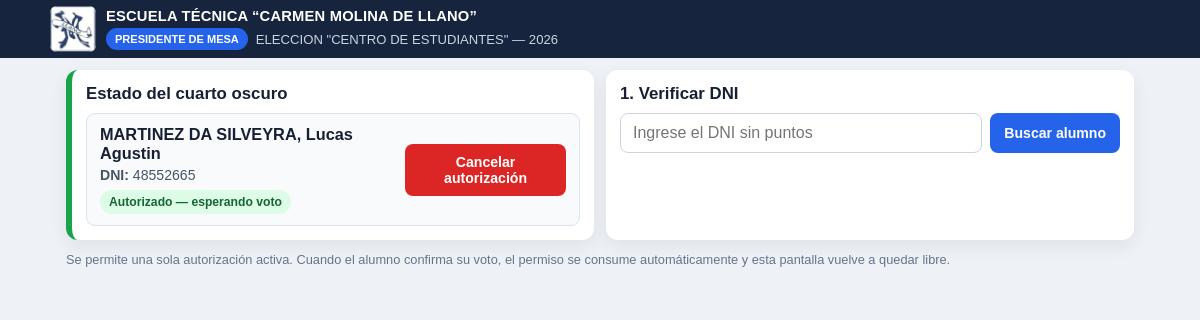
Page /presidente_mesa.php on the committed database.
### tables this page shows
CREATE TABLE `instancia_electoral` (
  `id_instancia` int(11) NOT NULL,
  `anio` int(11) NOT NULL,
  `descripcion` varchar(100) NOT NULL,
  `activa` tinyint(1) DEFAULT 0
);

CREATE TABLE `padron_electoral` (
  `id_padron` int(11) NOT NULL,
  `id_instancia` int(11) NOT NULL,
  `id_alumno` int(11) NOT NULL,
  `estado_voto` tinyint(1) NOT NULL DEFAULT 0,
  `autorizado` tinyint(1) NOT NULL DEFAULT 0,
  `fecha_hora_autorizacion` datetime DEFAULT NULL,
  `fecha_hora_voto` datetime DEFAULT NULL
);

CREATE TABLE `alumnos` (
  `id_alumno` int(11) NOT NULL,
  `dni` varchar(15) NOT NULL,
  `curso` int(11) NOT NULL,
  `division` int(11) NOT NULL,
  `apellido` varchar(50) NOT NULL,
  `nombre` varchar(50) NOT NULL
);

### presidente_mesa.php (the view, shortened to what this page needs)
<?php
$host = 'localhost';
$user = 'root';
$pass = '';
$db   = 'sistemavoto';
try {
    $conexion = new mysqli($host, $user, $pass, $db);
    $conexion->set_charset('utf8mb4');
} catch (Throwable $e) {
    http_response_code(500);
    exit('No se pudo conectar con la base de datos.');
}
function obtenerLogoEscuela()
{
    $extensionesPermitidas = ['png', 'jpg', 'jpeg', 'webp', 'gif', 'svg'];
    $archivos = glob(__DIR__ . '/imagen/logollano.*') ?: [];
    foreach ($archivos as $archivo) {
        $extension = strtolower(pathinfo($archivo, PATHINFO_EXTENSION));
        if (in_array($extension, $extensionesPermitidas, true)) {
            return 'imagen/' . rawurlencode(basename($archivo));
        }
    }
    return null;
}
function obtenerInstanciaActiva($conexion)
{
    $resultado = $conexion->query(
        "SELECT id_instancia, descripcion, anio
         FROM instancia_electoral
         WHERE activa = 1
         ORDER BY id_instancia DESC
         LIMIT 1"
    );
    return $resultado->fetch_assoc() ?: null;
}
function obtenerAutorizadoActual($conexion, $idInstancia)
{
    $stmt = $conexion->prepare(
        "SELECT p.id_padron,
                p.fecha_hora_autorizacion,
                a.dni,
                a.nombre,
                a.apellido,
                a.curso,
                a.division
         FROM padron_electoral p
         INNER JOIN alumnos a ON a.id_alumno = p.id_alumno
         WHERE p.id_instancia = ?
           AND p.autorizado = 1
           AND p.estado_voto = 0
         ORDER BY p.fecha_hora_autorizacion DESC, p.id_padron DESC
         LIMIT 1"
    );
    $stmt->bind_param('i', $idInstancia);
    $stmt->execute();
    $autorizado = $stmt->get_result()->fetch_assoc() ?: null;
    return $autorizado;
}
$logoEscuela = obtenerLogoEscuela();
$instanciaActiva = obtenerInstanciaActiva($conexion);
$dniIngresado = '';
$autorizadoActual = $instanciaActiva
    ? obtenerAutorizadoActual($conexion, (int) $instanciaActiva['id_instancia'])
    : null;
?>
<!DOCTYPE html>
<html lang="es">
<head>
</head>
<body>
<header>
    <div class="encabezado">
        <?php if ($logoEscuela): ?>
            <img class="logo-escuela" src="<?= htmlspecialchars($logoEscuela) ?>" alt="Logo de la escuela">
        <?php else: ?>
            <div class="logo-escuela-vacio">LOGO<br>ESCUELA</div>
        <?php endif; ?>
        <div class="datos-encabezado">
            <div class="nombre-escuela">ESCUELA TÉCNICA “CARMEN MOLINA DE LLANO”</div>
            <div class="linea-eleccion">
                <span class="insignia">Presidente de mesa</span>
                <p>
                    <?php if ($instanciaActiva): ?>
                        <?= htmlspecialchars($instanciaActiva['descripcion']) ?> — <?= (int) $instanciaActiva['anio'] ?>
                    <?php else: ?>
                        Sin elección activa
                    <?php endif; ?>
                </p>
            </div>
        </div>
    </div>
</header>
<main>
    <section class="tarjeta <?= $autorizadoActual ? 'actual' : 'sin-activo' ?>">
        <h2>Estado del cuarto oscuro</h2>
        <?php if ($autorizadoActual): ?>
            <div class="ficha">
                <div>
                    <h3><?= htmlspecialchars($autorizadoActual['apellido'] . ', ' . $autorizadoActual['nombre']) ?></h3>
                    <p><strong>DNI:</strong> <?= htmlspecialchars($autorizadoActual['dni']) ?></p>
                    <span class="estado activo">Autorizado — esperando voto</span>
                </div>
                <form method="POST" action="presidente_mesa.php">
                    <button type="submit" class="cancelar">Cancelar autorización</button>
                </form>
            </div>
        <?php else: ?>
            <p>No hay ningún alumno autorizado. El cuarto oscuro muestra “Esperando votante”.</p>
        <?php endif; ?>
    </section>
    <section class="tarjeta">
        <h2>1. Verificar DNI</h2>
        <form method="POST" action="presidente_mesa.php" autocomplete="off">
            <div class="campo-busqueda">
                <input
                    type="text"
                    name="dni"
                    value="<?= htmlspecialchars($dniIngresado) ?>"
                    inputmode="numeric"
                    pattern="[0-9]+"
                    placeholder="Ingrese el DNI sin puntos"
                    required
                    autofocus
                >
                <button type="submit" class="buscar">Buscar alumno</button>
            </div>
        </form>
    </section>
    <p class="nota">
        Se permite una sola autorización activa. Cuando el alumno confirma su voto,
        el permiso se consume automáticamente y esta pantalla vuelve a quedar libre.
    </p>
</main>
</body>
</html>

### presidente_mesa.php (style rules this page uses)
* { box-sizing: border-box; }
body { margin: 0; height: 100vh; overflow: hidden; background: #eef2f7; color: #172033; font-family: Arial, Helvetica, sans-serif; }
header { padding: 6px 18px; background: #16243d; color: white; }
.encabezado { max-width: 1100px; margin: auto; display: flex; align-items: center; gap: 10px; }
.logo-escuela, .logo-escuela-vacio { width: 46px; height: 46px; flex: 0 0 46px; border-radius: 7px; object-fit: contain; background: white; }
.datos-encabezado { min-width: 0; flex: 1; }
.nombre-escuela { margin-bottom: 4px; overflow: hidden; color: white; font-size: .92rem; font-weight: 800; letter-spacing: .2px; text-overflow: ellipsis; white-space: nowrap; }
.linea-eleccion { display: flex; align-items: center; gap: 8px; min-width: 0; }
.insignia { flex: 0 0 auto; padding: 5px 9px; border-radius: 999px; background: #2563eb; font-size: .69rem; font-weight: 800; text-transform: uppercase; }
header p { margin: 0; overflow: hidden; color: #cbd5e1; font-size: .82rem; text-overflow: ellipsis; white-space: nowrap; }
main { width: 100%; max-width: 1100px; height: calc(100vh - 60px); margin: auto; padding: 12px 16px; display: grid; grid-template-columns: repeat(2, minmax(0, 1fr)); gap: 12px; align-content: start; }
.tarjeta { margin: 0; padding: 14px; border-radius: 12px; background: white; box-shadow: 0 6px 18px rgba(15, 23, 42, .07); }
.tarjeta h2 { margin: 0 0 9px; font-size: 1.05rem; }
.campo-busqueda { display: flex; gap: 8px; }
input[type="text"] { flex: 1; min-width: 0; padding: 10px 12px; border: 1px solid #cbd5e1; border-radius: 8px; font-size: 1rem; }
button { padding: 10px 14px; border: 0; border-radius: 8px; color: white; font-size: .88rem; font-weight: 700; cursor: pointer; }
.buscar { background: #2563eb; }
.cancelar { background: #dc2626; }
.ficha { display: flex; align-items: center; justify-content: space-between; gap: 12px; padding: 11px 13px; border: 1px solid #dbe3ee; border-radius: 9px; background: #f8fafc; }
.ficha h3 { margin: 0 0 4px; font-size: 1.02rem; }
.ficha p { margin: 2px 0; color: #475569; font-size: .88rem; }
.estado { display: inline-block; margin-top: 5px; padding: 5px 9px; border-radius: 999px; font-size: .76rem; font-weight: 800; }
.estado.activo { background: #dcfce7; color: #166534; }
.actual { border-left: 6px solid #16a34a; }
.nota { grid-column: 1 / -1; margin: 0; color: #64748b; font-size: .8rem; line-height: 1.3; }

### rows in the picture
instancia_electoral: descripcion "ELECCION \"CENTRO DE ESTUDIANTES\"", anio "2026"
padron_electoral: id_alumno.nombre "MARTINEZ DA SILVEYRA, Lucas Agustin", id_alumno.dni "48552665"
